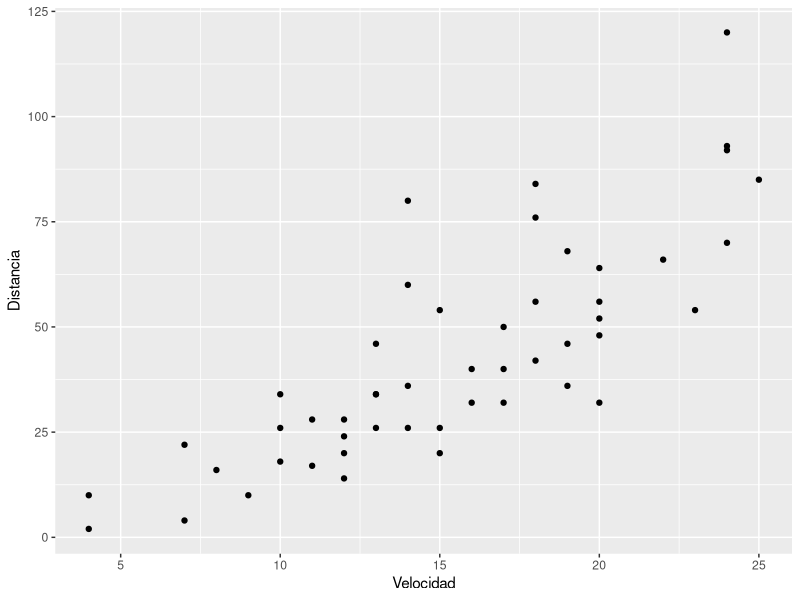
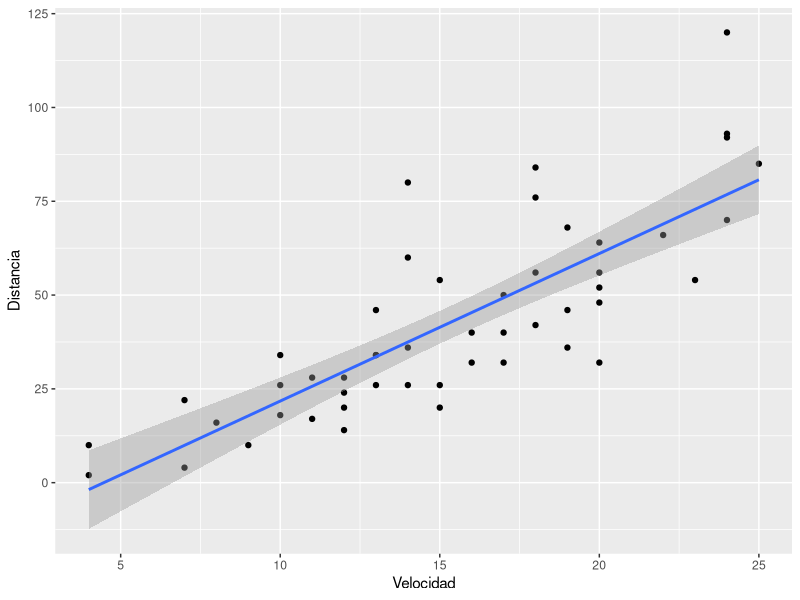

The R source for these figures, in order:
## ---- chunk 1
knitr::opts_chunk$set(echo = TRUE)
## ---- chunk 2
library(ggplot2)
ggplot(cars) + geom_point(aes(x =  speed, y = dist)) + 
      labs(x = "Velocidad", y = "Distancia")
## ---- chunk 3
library(ggplot2)
ggplot(cars) + geom_point(aes(x =  speed, y = dist)) + 
      geom_smooth(aes(x = speed, y = dist), method = "lm") +
      labs(x = "Velocidad", y = "Distancia")
## ---- chunk 4
data(cars)

m1 <- lm(dist ~ speed, cars)
summary(m1)
